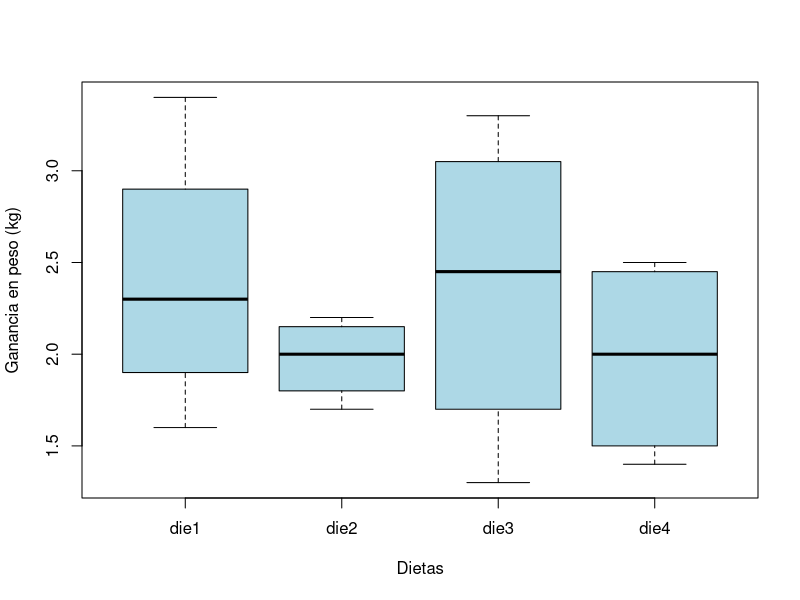
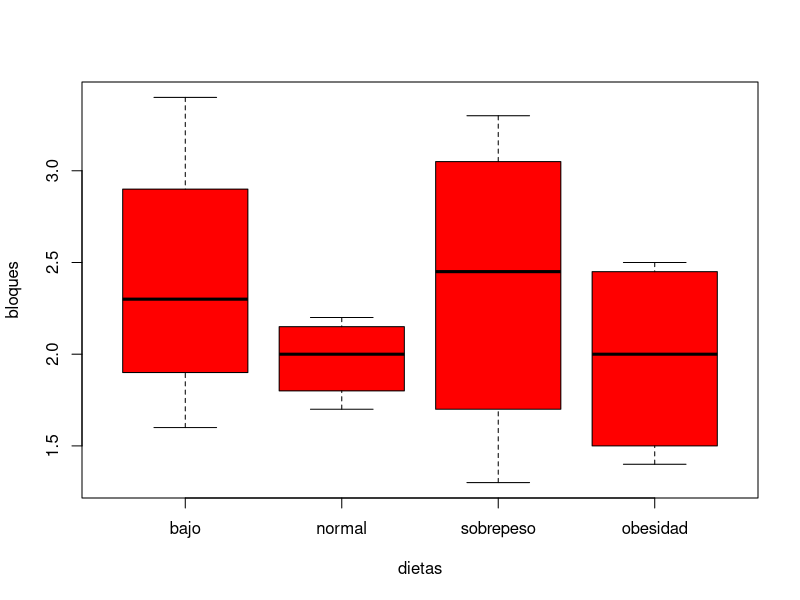

Source code (R) for these figures, in order:
#Cynthia Amely Plata Suarez 
#2071394
#20/05/2024

#Experimento ganancia en peso (GP) basado en diferentes 
#Niveles de factor: 4 (die1, die2, die3, die4)

die1 <- c(2.4, 2.2, 3.4, 1.6)
die2 <- c(2.2, 1.9, 1.7, 2.1)
die3 <- c(3.3, 1.3, 2.8, 2.1)
die4 <- c(1.6, 2.5, 1.4, 2.4)


#Sumatoria de grupos/bloques
sum(die1[1]+die2[1]+die3[1]+die4[1])
sum(die1[2]+die2[2]+die3[2]+die4[2])
sum(die1[3]+die2[3]+die3[3]+die4[3])
sum(die1[4]+die2[4]+die3[4]+die4[4])

#Sumatoria de las dietas independientes de grupo/bloque
sum(die1); sum(die2); sum(die3); sum(die4)




GP <- c(die1, die2, die3, die4)
Trat <- gl(4, 4, 16, labels = c("die1", "die2", "die3", "die4"))
Bloq <- gl(4, 4, 16, labels = c("bajo", "normal", "sobrepeso", "obesidad"))

Dietas <- data.frame(Trat, Bloq, GP)
head(Dietas)


boxplot(Dietas$GP ~ Dietas$Trat, col = "lightblue", xlab = "Dietas", ylab = "Ganancia en peso (kg)")

tapply(Dietas$GP, Dietas$Trat, var)
fligner.test(Dietas$GP, Dietas$Trat)
bartlett.test(Dietas$GP, Dietas$Trat)


diet.aov <- aov(Dietas$GP ~ Dietas$Bloq)
summary(diet.aov)

boxplot(Dietas$GP ~ Dietas$Bloq, col = "red", xlab = "dietas", ylab = "bloques")

di2.aov <- aov(Dietas$GP ~ Dietas$Trat + Dietas$Bloq)
summary(di2.aov)


